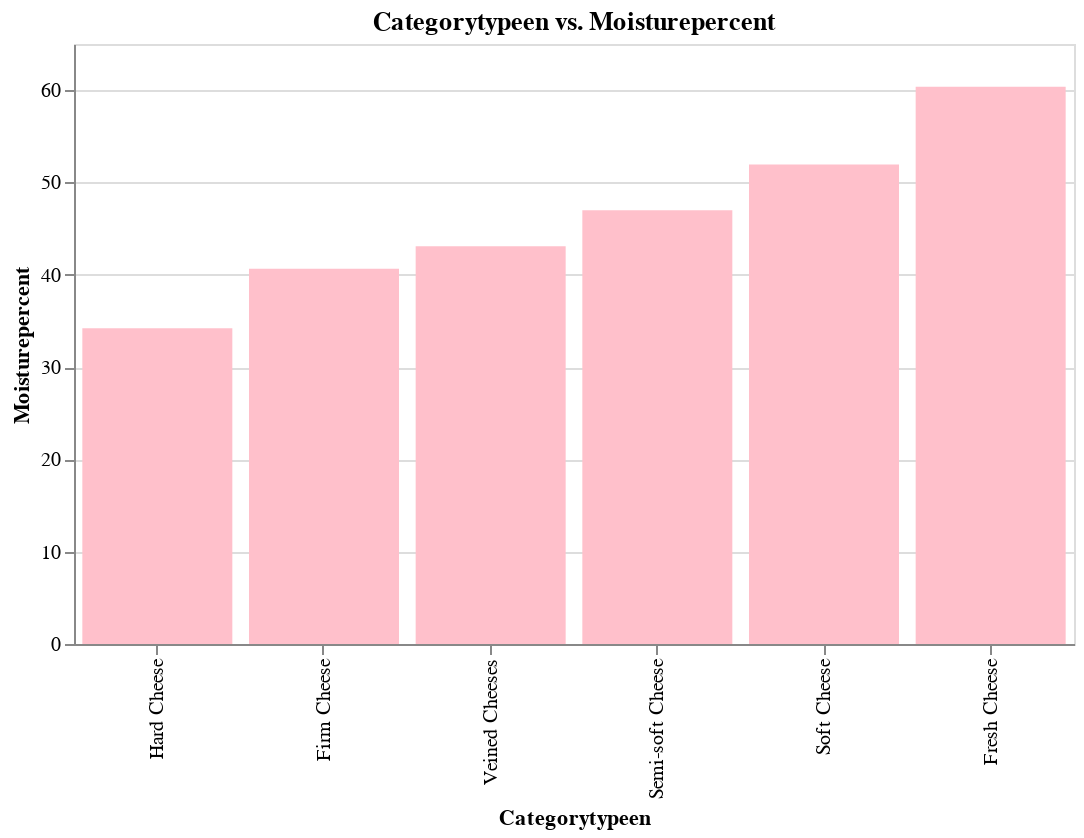
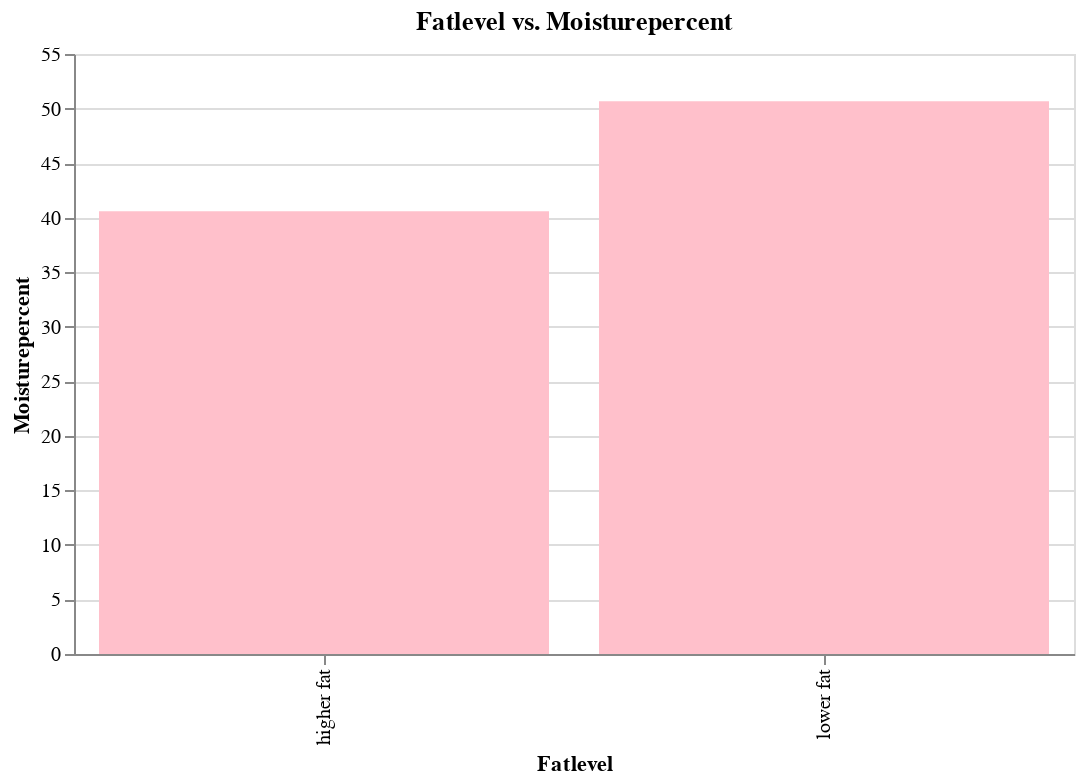
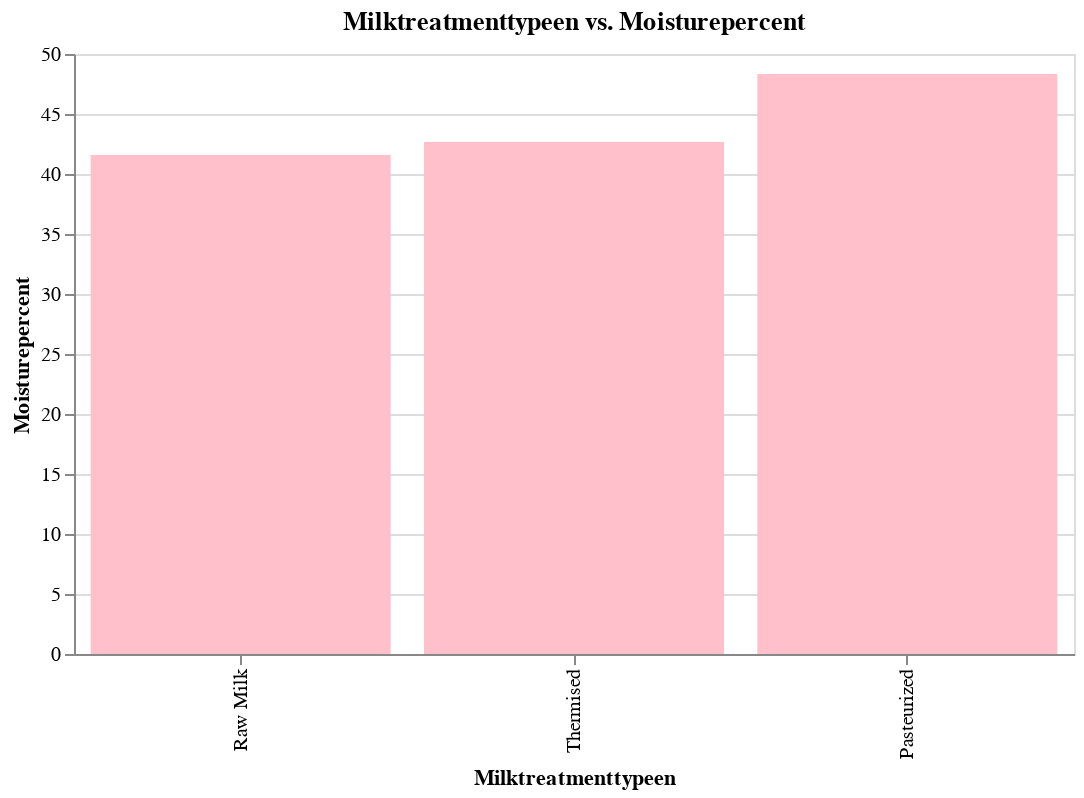

Notebook source saved alongside these figures, in order:
### Markdown cell above
According to the International Dairy Federation, moisture levels have the most influence on cheese firmness [3](https://www.fil-idf.org/wp-content/uploads/2021/02/Cheese-and-varieties-Part-2_-Cheese-styles-.pdf). As a result, we will use simple visualization to compare various features to the moisture level. We'll use a custom function that groups by a feature, calculates the mean of `MoisturePercent` and returns a bar plot in ascending order.

### Code cell
# Importing a custom made function for plotting
from feature_plot import feature_plot

feature_list = ["CategoryTypeEn", "FatLevel", "MilkTreatmentTypeEn"]
figure_dict = dict()
for feature in feature_list:
    figure_dict.update(
        {feature: feature_plot(cheese_df, feature, "MoisturePercent", "show")}
    )
figure_dict

### Figure 1 — Vega-Lite specification as saved in the notebook (floating-point values rounded to 4 significant figures)
{"config": {"view": {"continuousWidth": 400, "continuousHeight": 300}}, "data": {"name": "data-784ef2549f9710139c1b7c248147e095"}, "mark": {"type": "bar", "color": "pink"}, "encoding": {"x": {"field": "CategoryTypeEn", "sort": "y", "title": "Categorytypeen", "type": "nominal"}, "y": {"field": "MoisturePercent", "title": "Moisturepercent", "type": "quantitative"}}, "height": 300, "title": "Categorytypeen vs. Moisturepercent", "width": 500, "$schema": "https://vega.github.io/schema/vega-lite/v4.17.0.json", "datasets": {"data-784ef2549f9710139c1b7c248147e095": [{"CategoryTypeEn": "Fresh Cheese", "MoisturePercent": 60.38}, {"CategoryTypeEn": "Soft Cheese", "MoisturePercent": 51.95}, {"CategoryTypeEn": "Semi-soft Cheese", "MoisturePercent": 46.98}, {"CategoryTypeEn": "Veined Cheeses", "MoisturePercent": 43.09}, {"CategoryTypeEn": "Firm Cheese", "MoisturePercent": 40.65}, {"CategoryTypeEn": "Hard Cheese", "MoisturePercent": 34.21}]}}

### Figure 2 — Vega-Lite specification as saved in the notebook (floating-point values rounded to 4 significant figures)
{"config": {"view": {"continuousWidth": 400, "continuousHeight": 300}}, "data": {"name": "data-90c7d6abafebc17f27cf118cf6fb434c"}, "mark": {"type": "bar", "color": "pink"}, "encoding": {"x": {"field": "FatLevel", "sort": "y", "title": "Fatlevel", "type": "nominal"}, "y": {"field": "MoisturePercent", "title": "Moisturepercent", "type": "quantitative"}}, "height": 300, "title": "Fatlevel vs. Moisturepercent", "width": 500, "$schema": "https://vega.github.io/schema/vega-lite/v4.17.0.json", "datasets": {"data-90c7d6abafebc17f27cf118cf6fb434c": [{"FatLevel": "lower fat", "MoisturePercent": 50.68}, {"FatLevel": "higher fat", "MoisturePercent": 40.58}]}}

### Figure 3 — Vega-Lite specification as saved in the notebook (floating-point values rounded to 4 significant figures)
{"config": {"view": {"continuousWidth": 400, "continuousHeight": 300}}, "data": {"name": "data-809fa7ef77696d8fd9caff8a45a55c41"}, "mark": {"type": "bar", "color": "pink"}, "encoding": {"x": {"field": "MilkTreatmentTypeEn", "sort": "y", "title": "Milktreatmenttypeen", "type": "nominal"}, "y": {"field": "MoisturePercent", "title": "Moisturepercent", "type": "quantitative"}}, "height": 300, "title": "Milktreatmenttypeen vs. Moisturepercent", "width": 500, "$schema": "https://vega.github.io/schema/vega-lite/v4.17.0.json", "datasets": {"data-809fa7ef77696d8fd9caff8a45a55c41": [{"MilkTreatmentTypeEn": "Pasteurized", "MoisturePercent": 48.33}, {"MilkTreatmentTypeEn": "Thermised", "MoisturePercent": 42.66}, {"MilkTreatmentTypeEn": "Raw Milk", "MoisturePercent": 41.59}]}}
